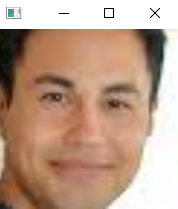
#> input picture Local/images/face_wnd.png, 178 x 209 px
$ python -i helper.py   (imports and definitions only)
#> lines starting #> are read from the running program, lines starting #| are printed output that depends on the picture
#> further down, picture is the input picture: shape (209, 178, 3); mean B, G, R 139, 158.8, 190.4
from __future__ import absolute_import
from __future__ import print_function
import numpy as np
import cv2

def normalized(rgb):
    # print(rgb)
    #return rgb/255.0
    norm=np.zeros((rgb.shape[0], rgb.shape[1], 3),np.float32)

    b=rgb[:,:,0]
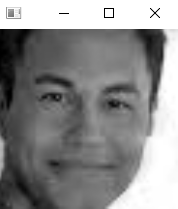
#> b: shape (209, 178); min 0, max 255, mean 139
    g=rgb[:,:,1]
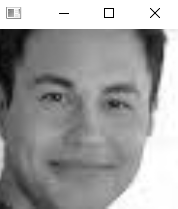
#> g: shape (209, 178); min 0, max 255, mean 158.8
    r=rgb[:,:,2]
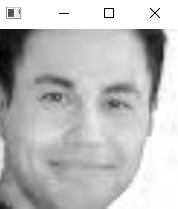
#> r: shape (209, 178); min 0, max 255, mean 190.4

    norm[:,:,0]=cv2.equalizeHist(b)
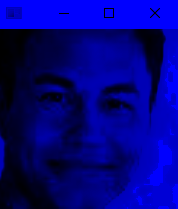
#> norm: shape (209, 178, 3) float32; mean of channels 0, 1, 2 131.1, 0, 0; drawn as B, G, R
    norm[:,:,1]=cv2.equalizeHist(g)
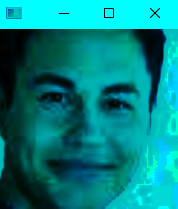
#> norm: shape (209, 178, 3) float32; mean of channels 0, 1, 2 131.1, 131.1, 0; drawn as B, G, R
    norm[:,:,2]=cv2.equalizeHist(r)
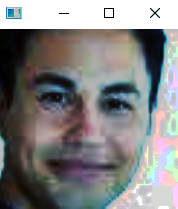
#> norm: shape (209, 178, 3) float32; mean of channels 0, 1, 2 131.1, 131.1, 131.4; drawn as B, G, R

    return norm

def one_hot_it(labels):
    x = np.zeros([360,480,12])
    for i in range(360):
        for j in range(480):
            x[i,j,labels[i][j]]=1
    return x

>>> import cv2
>>> picture = cv2.imread('images/face_wnd.png')
>>> result = normalized(picture)
